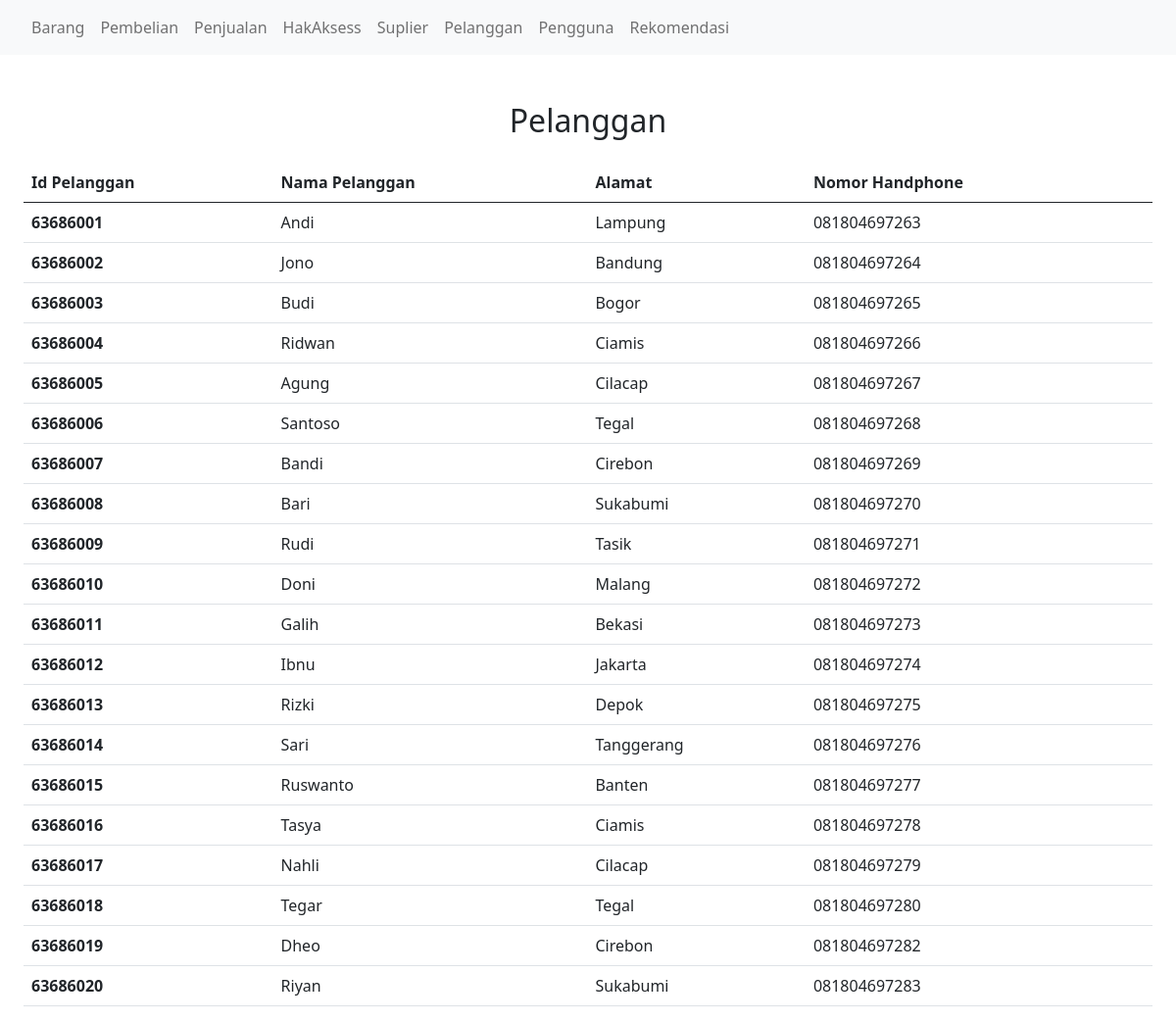
The app's page /pelanggan.php with its own data.
### tables this page shows
CREATE TABLE `Pelanggan` (
  `IdPelanggan` int(11) NOT NULL,
  `NamaPelanggan` varchar(225) DEFAULT NULL,
  `AlamatPelanggan` text,
  `Phone` varchar(225) DEFAULT NULL,
  PRIMARY KEY (`IdPelanggan`)
);

### pelanggan.php (the view, shortened to what this page needs)
<!DOCTYPE html>
<html lang="en">
<head>
  <link href="https://cdn.jsdelivr.net/npm/bootstrap@5.0.2/dist/css/bootstrap.min.css" rel="stylesheet"
>
</head>
<body>
  <nav class="navbar navbar-expand-lg navbar-light bg-light px-4">
    <div class="collapse navbar-collapse" id="navbarNavAltMarkup">
      <div class="navbar-nav">
        <a class="nav-item nav-link" href="/">Barang</a>
        <a class="nav-item nav-link" href="/pembelian.php">Pembelian</a>
        <a class="nav-item nav-link" href="/penjualan.php">Penjualan</a>
        <a class="nav-item nav-link" href="/hakAksess.php">HakAksess</a>
        <a class="nav-item nav-link" href="/suplier.php">Suplier</a>
        <a class="nav-item nav-link" href="/pelanggan.php">Pelanggan</a>
        <a class="nav-item nav-link" href="/Pengguna/index.php">Pengguna</a>
        <a class="nav-item nav-link" href="/RekomendasiPaket.php">Rekomendasi</a> </div>
    </div>
  </nav>
  <div class="px-4 mt-5">
    <h2 class="text-center mb-4">Pelanggan</h2>
    <table class="table">
      <thead class="thead-dark">
        <tr>
          <th scope="col">Id Pelanggan</th>
          <th scope="col">Nama Pelanggan</th>
          <th scope="col">Alamat</th>
          <th scope="col">Nomor Handphone</th>
        </tr>
      </thead>
      <tbody>
        <?php
            require 'connection.php';
            $result = mysqli_query($conn, "SELECT * from Pelanggan ;");
            if (mysqli_num_rows($result) > 0) {
                while ($row = mysqli_fetch_assoc($result)) {
                    $idPelanggan = $row["IdPelanggan"];
                    $NamaPelanggan = $row["NamaPelanggan"];
                    $AlamatPelanggan = $row["AlamatPelanggan"];
                    $Phone = $row['Phone'];
                    echo  "<tr>
                    <th>$idPelanggan</th>
                    <td>$NamaPelanggan</td>
                    <td>$AlamatPelanggan</td>
                    <td>$Phone</td>
                  </tr>";
                }
            }
        ?>
      </tbody>
    </table>
  </div>
</body>
</html>

### records on screen
pelanggan: IdPelanggan "63686001", NamaPelanggan "Andi", AlamatPelanggan "Lampung", Phone "081804697263"
pelanggan: IdPelanggan "63686002", NamaPelanggan "Jono", AlamatPelanggan "Bandung", Phone "081804697264"
pelanggan: IdPelanggan "63686003", NamaPelanggan "Budi", AlamatPelanggan "Bogor", Phone "081804697265"
pelanggan: IdPelanggan "63686004", NamaPelanggan "Ridwan", AlamatPelanggan "Ciamis", Phone "081804697266"
pelanggan: IdPelanggan "63686005", NamaPelanggan "Agung", AlamatPelanggan "Cilacap", Phone "081804697267"
pelanggan: IdPelanggan "63686006", NamaPelanggan "Santoso", AlamatPelanggan "Tegal", Phone "081804697268"
pelanggan: IdPelanggan "63686007", NamaPelanggan "Bandi", AlamatPelanggan "Cirebon", Phone "081804697269"
pelanggan: IdPelanggan "63686008", NamaPelanggan "Bari", AlamatPelanggan "Sukabumi", Phone "081804697270"
pelanggan: IdPelanggan "63686009", NamaPelanggan "Rudi", AlamatPelanggan "Tasik", Phone "081804697271"
pelanggan: IdPelanggan "63686010", NamaPelanggan "Doni", AlamatPelanggan "Malang", Phone "081804697272"
pelanggan: IdPelanggan "63686011", NamaPelanggan "Galih", AlamatPelanggan "Bekasi", Phone "081804697273"
pelanggan: IdPelanggan "63686012", NamaPelanggan "Ibnu", AlamatPelanggan "Jakarta", Phone "081804697274"
pelanggan: IdPelanggan "63686013", NamaPelanggan "Rizki", AlamatPelanggan "Depok", Phone "081804697275"
pelanggan: IdPelanggan "63686014", NamaPelanggan "Sari", AlamatPelanggan "Tanggerang", Phone "081804697276"
pelanggan: IdPelanggan "63686015", NamaPelanggan "Ruswanto", AlamatPelanggan "Banten", Phone "081804697277"
pelanggan: IdPelanggan "63686016", NamaPelanggan "Tasya", AlamatPelanggan "Ciamis", Phone "081804697278"
pelanggan: IdPelanggan "63686017", NamaPelanggan "Nahli", AlamatPelanggan "Cilacap", Phone "081804697279"
pelanggan: IdPelanggan "63686018", NamaPelanggan "Tegar", AlamatPelanggan "Tegal", Phone "081804697280"
pelanggan: IdPelanggan "63686019", NamaPelanggan "Dheo", AlamatPelanggan "Cirebon", Phone "081804697282"
pelanggan: IdPelanggan "63686020", NamaPelanggan "Riyan", AlamatPelanggan "Sukabumi", Phone "081804697283"
